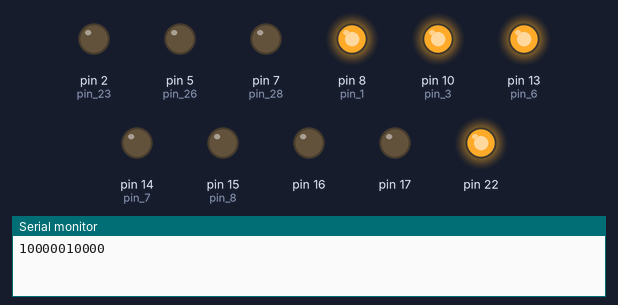
A sketch run on a simulated Arduino Uno, built with avr-gcc and run on an emulated ATmega328P. Parts: output pins drawn as LEDs (lit = HIGH), the last lines printed to the serial monitor.

Above: at 0.1 s.
At 2.74 s:
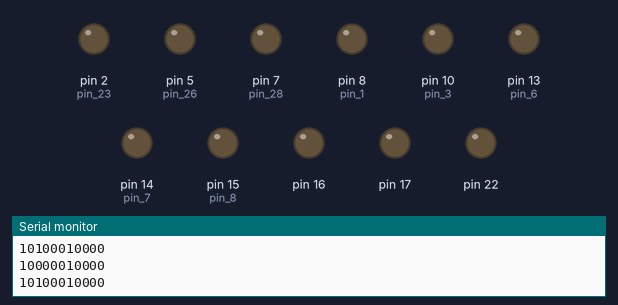
Timing chart, 0 to 3.0 s (numbered marks = the images above):
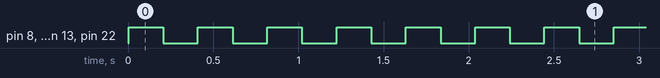

Measured:
- by itself, pin 8 (pin_1), pin 10 (pin_3), pin 13 (pin_6), pin 22: alternates HIGH for 0.20 s and LOW for 0.20 s

The sketch:

mcp_test.ino
```cpp
#include <Wire.h>
#include "Adafruit_MCP23017.h"
Adafruit_MCP23017 mcp;

// ซ้ายล่างไปขวา
int pin_1 = 8;
int pin_2 = 9;
int pin_3 = 10;
int pin_4 = 11;
int pin_5 = 12;
int pin_6 = 13;
int pin_7 = 14;
int pin_8 = 15;

//ซ้ายบนไปขวา
int pin_28 = 7;
int pin_27 = 6;
int pin_26 = 5;
int pin_25 = 4;
int pin_24 = 3;
int pin_23 = 2;
int pin_22 = 1;
int pin_21 = 0;


void setup() {
  Serial.begin(115200);
  mcp.begin();
  mcp.pinMode(pin_1, INPUT); //Button 1
  mcp.pinMode(pin_2, INPUT); //Button 2
  mcp.pinMode(pin_3, OUTPUT); //status
  mcp.pinMode(pin_4, OUTPUT);
  mcp.pinMode(pin_5, OUTPUT);
  mcp.pinMode(pin_6, OUTPUT);
  mcp.pinMode(pin_7, OUTPUT);
  mcp.pinMode(pin_8, OUTPUT);
  mcp.pinMode(pin_28, INPUT); //Dip_SW 1
  mcp.pinMode(pin_27, INPUT); //Dip_SW 2
  mcp.pinMode(pin_26, INPUT); //Dip_SW 3
  mcp.pinMode(pin_25, INPUT); //Dip_SW 4
  mcp.pinMode(pin_24, INPUT); //Dip_SW 5
  mcp.pinMode(pin_23, INPUT); //Dip_SW 6
  mcp.pinMode(pin_22, INPUT); //Dip_SW 7
  mcp.pinMode(pin_21, INPUT); //Dip_SW 8
}

void loop() {
 // int val_0 =  mcp.digitalRead(pin_1);
  Serial.print(mcp.digitalRead(pin_1));
  Serial.print(mcp.digitalRead(pin_2));
  Serial.print(mcp.digitalRead(pin_3));
  Serial.print(mcp.digitalRead(pin_28));
  Serial.print(mcp.digitalRead(pin_27));
  Serial.print(mcp.digitalRead(pin_26));
  Serial.print(mcp.digitalRead(pin_25));
  Serial.print(mcp.digitalRead(pin_24));
  Serial.print(mcp.digitalRead(pin_23));
  Serial.print(mcp.digitalRead(pin_22));
  Serial.println(mcp.digitalRead(pin_21));
  mcp.digitalWrite(pin_3,!mcp.digitalRead(pin_3));
  delay(200);
  //mcp.digitalWrite(pin_1, HIGH);
  //mcp.digitalWrite(pin_2, LOW);
  //delay(2000);
  //mcp.digitalWrite(pin_1, LOW);
  // mcp.digitalWrite(pin_2, HIGH);
  // delay(2000);
}
```
